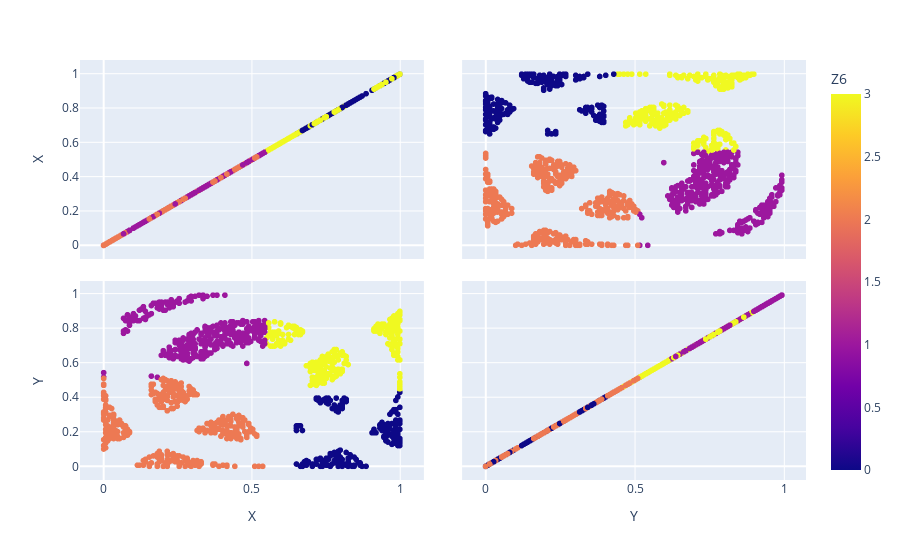

Here is the notebook cell this chart was saved with:
### Code cell
df_pred_distance=pd.DataFrame(pd.concat([pd.DataFrame(X_test,columns=['X','Y']),pd.DataFrame(Y_pred_2,columns=[select_name_Z])],axis=1))
fig = px.scatter_matrix(df_pred_distance,
    dimensions=['X','Y'],
    color=select_name_Z)
fig.show()

### Figure 1 — Plotly figure (JSON) as saved in the notebook; plotly's stock layout.template omitted (floating-point values rounded to 4 significant figures; data arrays with more than 128 entries replaced by an {"elided": "..."} marker saying what was removed)
{"data": [{"dimensions": [{"axis": {"matches": true}, "label": "X", "values": {"elided": "1071 float values"}}, {"axis": {"matches": true}, "label": "Y", "values": {"elided": "1071 float values"}}], "hovertemplate": "%{xaxis.title.text}=%{x}<br>%{yaxis.title.text}=%{y}<br>Z6=%{marker.color}<extra></extra>", "legendgroup": "", "marker": {"color": {"elided": "1071 int values"}, "coloraxis": "coloraxis", "symbol": "circle"}, "name": "", "showlegend": false, "type": "splom"}], "layout": {"coloraxis": {"colorbar": {"title": {"text": "Z6"}}, "colorscale": [[0, "#0d0887"], [0.1111, "#46039f"], [0.2222, "#7201a8"], [0.3333, "#9c179e"], [0.4444, "#bd3786"], [0.5556, "#d8576b"], [0.6667, "#ed7953"], [0.7778, "#fb9f3a"], [0.8889, "#fdca26"], [1, "#f0f921"]]}, "dragmode": "select", "legend": {"tracegroupgap": 0}, "margin": {"t": 60}}}
